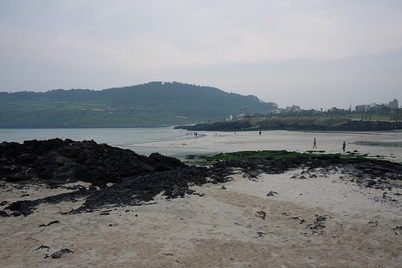
#> input picture L04_Local_Feature/images/img2.jpg, 402 x 268 px, shrunk from 720 x 480 before the run
$ python 04_3.py
#> lines starting #> are read from the running program, lines starting #| are printed output that depends on the picture
import cv2
import numpy as np
import matplotlib.pyplot as plt
import os

def main():
    # 1. 경로 변수 설정 및 결과 디렉토리 준비
    # 슬라이드 설명에 따라 3개 중 2개를 선택합니다. 샘플로 img1.jpg와 img2.jpg를 사용합니다.
    img_path1 = 'images/img2.jpg'
    img_path2 = 'images/img3.jpg'

    results_dir = 'result_images'
    if not os.path.exists(results_dir):
        os.makedirs(results_dir)

    plot_save_path = os.path.join(results_dir, 'homography_alignment_result(2&3).png')

    # 2. 이미지 로드
    img1 = cv2.imread(img_path1)
#> img1 is the input picture: shape (268, 402, 3); mean B, G, R 134.4, 132.3, 129.6
    img2 = cv2.imread(img_path2)
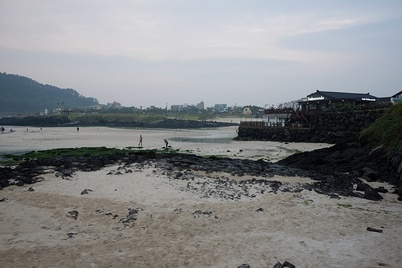
#> input picture L04_Local_Feature/images/img3.jpg, 402 x 268 px, shrunk from 720 x 480 before the run
#> img2 is the input picture: shape (268, 402, 3); mean B, G, R 134.9, 133.3, 131.4

    if img1 is None or img2 is None:
        print("오류: 입력 이미지를 불러올 수 없습니다. 파일 경로를 객관적으로 재확인해 주십시오.")
        return

    gray1 = cv2.cvtColor(img1, cv2.COLOR_BGR2GRAY)
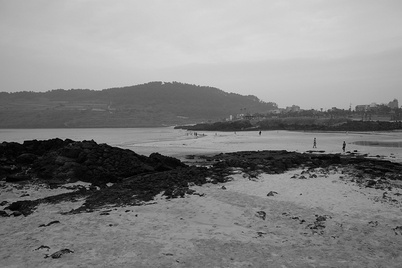
#> gray1: shape (268, 402); min 0, max 216, mean 131.7
    gray2 = cv2.cvtColor(img2, cv2.COLOR_BGR2GRAY)

    # 3. SIFT 특징점 및 디스크립터 추출
    sift = cv2.SIFT_create()
    kp1, des1 = sift.detectAndCompute(gray1, None)
#> kp1 = 340 keypoints; strongest (x, y, size): (98, 188, 2.2), (109, 184, 2.8), (344, 145, 2.1), (302, 172, 1.9)
    kp2, des2 = sift.detectAndCompute(gray2, None)
#> kp2 = 391 keypoints; strongest (x, y, size): (312, 99, 2.2), (309, 96, 2.3), (363, 193, 1.9), (283, 125, 1.9)

    # 4. 특징점 매칭 및 좋은 매칭점 선별 (Lowe's Ratio Test)
    bf = cv2.BFMatcher()
    matches = bf.knnMatch(des1, des2, k=2)
#> matches = 340 matches

    good_matches = []
    # 힌트에 명시된 대로 거리 비율 임계값을 0.7로 설정
    ratio_thresh = 0.7
    for m, n in matches:
        if m.distance < ratio_thresh * n.distance:
            good_matches.append(m)
#> after the loop, good_matches = 70 matches

    # 5. 호모그래피 행렬 계산
    # 호모그래피를 계산하려면 최소 4개의 매칭점이 필요합니다.
    MIN_MATCH_COUNT = 4
    if len(good_matches) >= MIN_MATCH_COUNT:
        # 매칭점들의 좌표 추출
        pts1 = np.float32([kp1[m.queryIdx].pt for m in good_matches]).reshape(-1, 1, 2)
#> pts1 = 70 rows, first 8: [43.71, 90.43], [54.15, 256.3], [98.86, 87.7], [200.8, 160.1], [205, 132.4], [207.6, 183.9], [208, 178.5], [222.1, 181.5]
        pts2 = np.float32([kp2[m.trainIdx].pt for m in good_matches]).reshape(-1, 1, 2)
#> pts2 = 70 rows, first 8: [61.28, 87.03], [343.5, 205.4], [61.28, 87.03], [5.62, 159.9], [13.99, 127.9], [10.83, 186.7], [11.66, 180.5], [29.83, 182.5]

        # cv.findHomography를 사용하여 img2의 좌표계를 img1의 좌표계로 변환하는 3x3 행렬 H 계산
        # 힌트에 따라 RANSAC 알고리즘을 적용하여 이상점(Outlier)을 배제합니다.
        H, mask = cv2.findHomography(pts2, pts1, cv2.RANSAC, 5.0)
#> H = [[0.487, 0.0431, 188.7], [-0.177, 0.847, 23.27], [-0.00126, -6.21e-05, 1]]; mask = 70 values, max 1 at index 3, min 0 at index 0, mean 0.929

        # 6. 이미지 정합 (Warp Perspective)
        h1, w1 = img1.shape[:2]
#> h1 = 268; w1 = 402
        h2, w2 = img2.shape[:2]
#> h2 = 268; w2 = 402

        # 힌트 적용: 출력 크기를 파노라마 크기 (w1+w2, max(h1,h2))로 설정
        panorama_w = w1 + w2
#> panorama_w = 804
        panorama_h = max(h1, h2)
#> panorama_h = 268

        # img2를 H 행렬을 이용해 img1의 평면으로 기하학적 변환
        warped_img = cv2.warpPerspective(img2, H, (panorama_w, panorama_h))
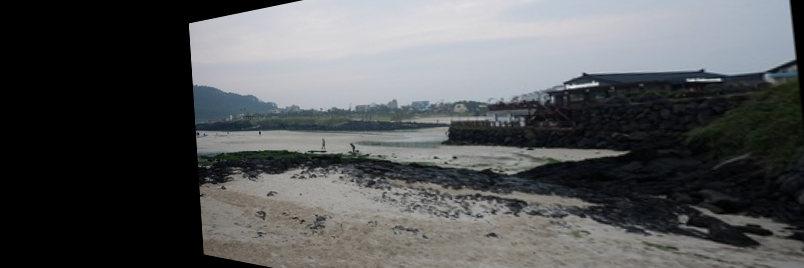
#> warped_img: shape (268, 804, 3); mean B, G, R 87.9, 86.6, 84.9

        # 변환된 도화지(warped_img)의 좌측 영역에 원본 img1을 덮어씌워 파노라마 형태로 결합
        warped_img[0:h1, 0:w1] = img1
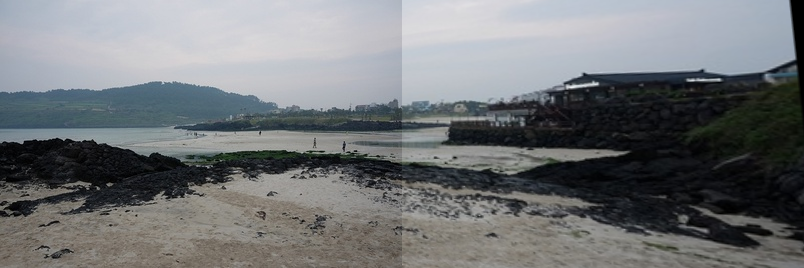
#> warped_img: shape (268, 804, 3); mean B, G, R 119.6, 117.4, 114.7

        # 7. 매칭 결과 시각화 (RANSAC을 통과한 Inlier 매칭점만 표시)
        matches_mask = mask.ravel().tolist()
#> matches_mask has the same summary as mask
        match_img = cv2.drawMatches(
            img1, kp1,
            img2, kp2,
            good_matches,
            None,
            matchesMask=matches_mask, # RANSAC inlier만 표시
            flags=cv2.DrawMatchesFlags_NOT_DRAW_SINGLE_POINTS
        )
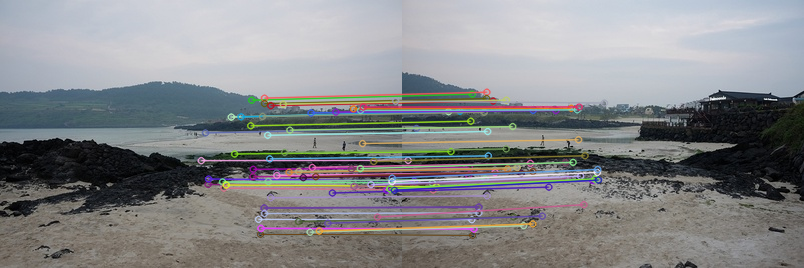
#> match_img: shape (268, 804, 3); mean B, G, R 137.2, 135.4, 134.4

        # 8. Matplotlib을 이용한 결과 병렬 출력
        warped_img_rgb = cv2.cvtColor(warped_img, cv2.COLOR_BGR2RGB)
        match_img_rgb = cv2.cvtColor(match_img, cv2.COLOR_BGR2RGB)

        fig, axes = plt.subplots(1, 2, figsize=(18, 7))

        axes[0].imshow(warped_img_rgb)
        axes[0].set_title('Warped Image (Panorama Alignment)')
        axes[0].axis('off')

        inlier_count = np.sum(matches_mask)
#> inlier_count = 65
        axes[1].imshow(match_img_rgb)
        axes[1].set_title(f'Matching Result (RANSAC Inliers: {inlier_count})')
        axes[1].axis('off')

        plt.tight_layout()
        plt.savefig(plot_save_path, bbox_inches='tight', pad_inches=0.1)
        print(f"이미지 정합 및 매칭 결과가 객관적으로 '{plot_save_path}'에 저장되었습니다.")
        plt.show()

    else:
        print(f"오류: 호모그래피를 계산하기 위한 매칭점 개수가 부족합니다. (현재: {len(good_matches)}, 필요: {MIN_MATCH_COUNT})")

if __name__ == "__main__":
    main()
